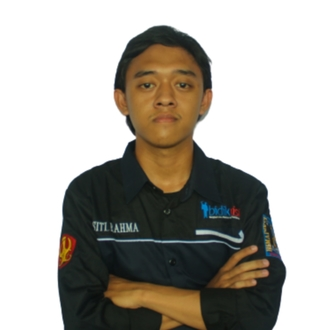
#> input picture 330px-F55120049-(test_image).png, 330 x 330 px
$ python ContrastStretching.py
#> lines starting #> are read from the running program, lines starting #| are printed output that depends on the picture
import numpy
import cv2
import matplotlib.pyplot as plt
from copy import deepcopy
from PIL import Image

def getGrayColor(rgb):
    return  rgb[0]
def setGrayColor(color):
    return [color,color,color]

img = Image.open('330px-F55120049-(test_image).png')
#> img is the input picture: PIL image 330x330 RGB; mean R, G, B 175.5, 172, 165
img = numpy.asarray(img)

ct=deepcopy(img)

r1 = 100
s1= 50
r2=150
s2=200

for i in range (len(img)):
    for j in range (len(img[i])):
        x=getGrayColor (img[i][j])
        if(0<=x and x <=r1):
            ct[i] [j] = setGrayColor(s1/r1*x)
        elif(r1 <x and x<=r2):
            ct[i][j] = setGrayColor(((s2-s1)/(r2-r1))*(x-r1)+s1)
        elif(r2 < x and x <=255):
            ct[i][j] = setGrayColor(((255-s2)/(255-r2))*(x-r2)+s2)

    plt.subplot(2,2,1)
    plt.imshow(img)
    plt.subplot(2,2,2)
    plt.imshow(ct)
    plt.show()
#> this loop made 330 passes
#> pass 1, `plt.show()`:
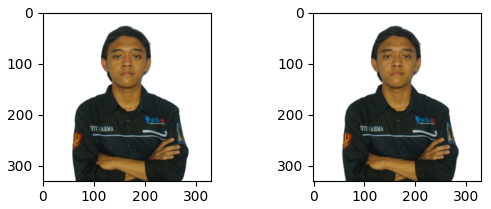
#> figure drawn by matplotlib, 2 panels
#> after the loop:
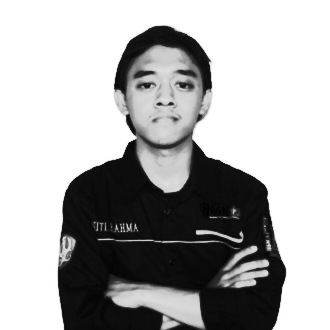
#> ct: shape (330, 330, 3); min 0, max 255, mean 174.3
